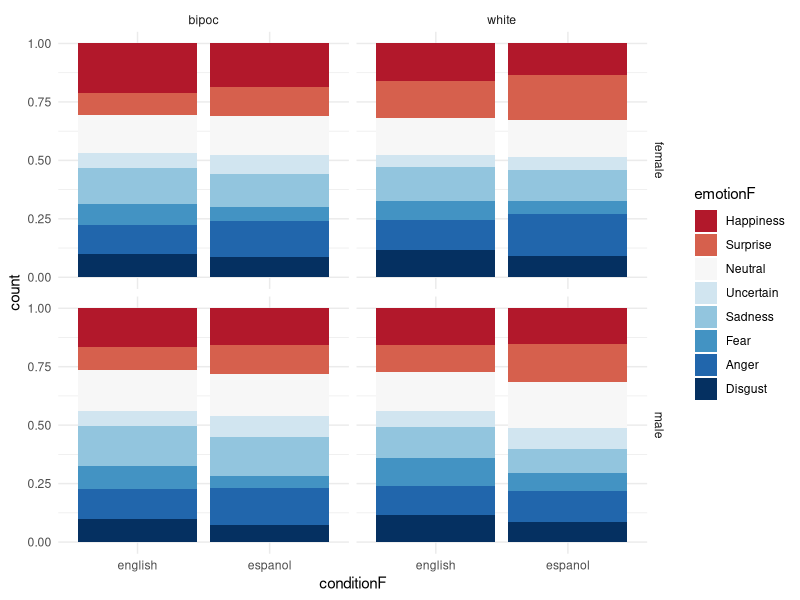
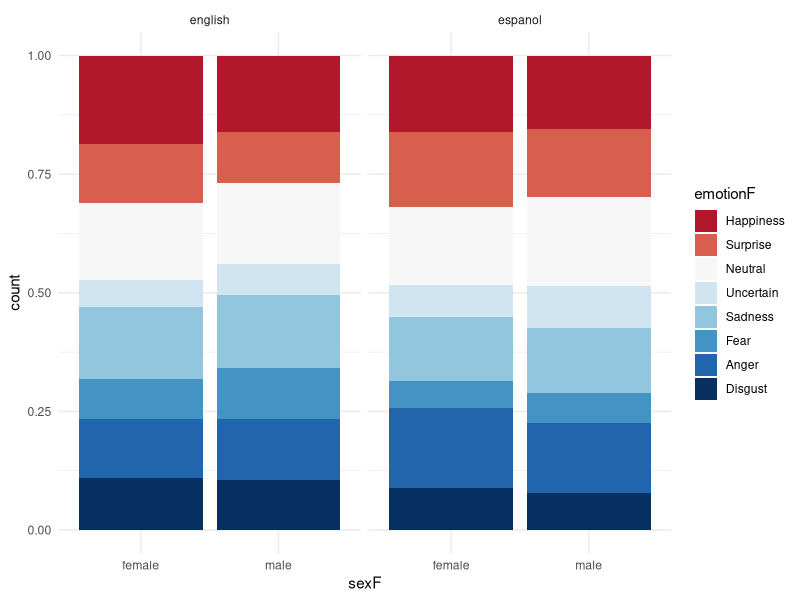
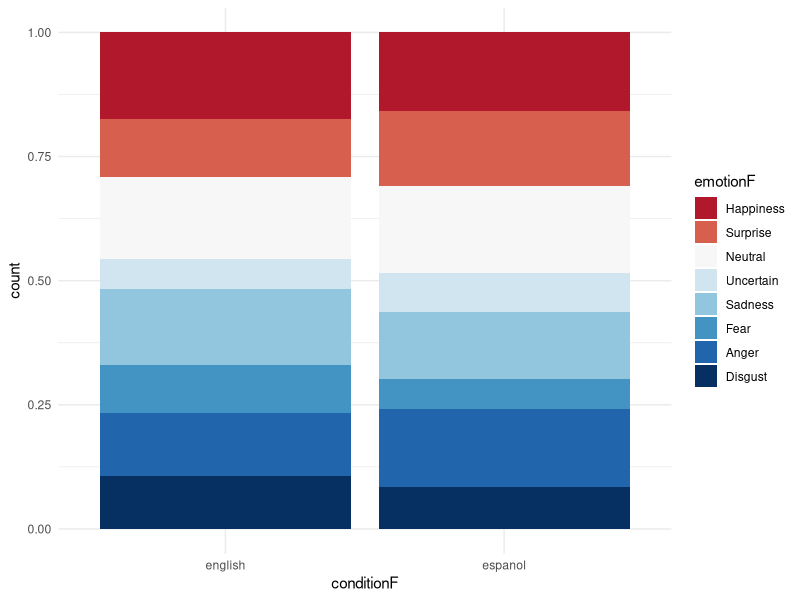

The R source for these figures, in order:
library(tidyverse)
library(ordinal)
library("RColorBrewer")


df_students = read_csv("../clean_data/forced_choice_emotion_uw_students_long_format_lmer.csv")
df_mturk_en = read_csv("../clean_data_mturk/forced_choice_emotion_mturk_long_format_lmer.csv")
df_mturk_esp = read_csv("../clean_data_mturk_espanol/forced_choice_emotion_mturk_long_format_lmer_espanol.csv")  


#####################################
#####################################

# join dataframes for lmer

#####################################
#####################################

df_students$condition <- 'english'
df_mturk_en$condition <- 'english'
df_mturk_esp$condition <- 'espanol'

# language Condition centered
df_students$conditionC <- -0.5
df_mturk_en$conditionC <- -0.5
df_mturk_esp$conditionC <- 0.5

# mturk samples comparison
df <- rbind(df_mturk_en, df_mturk_esp)

# drop "Other" to break tie with "Neutral" and keep ordinal variable
df <- subset(df, emotion!="Other")


table(df$emotion)
table(df$conditionC)

#####################################
#####################################

# prepare data for ordinal lmer

#####################################
#####################################

# filter(df, sentimentScore == "-0.4404")

df$emotionF <- factor(df$emotion,
                      order = TRUE, 
                      levels =c('Disgust', 'Anger', 'Fear', 'Sadness', 'Uncertain', 'Neutral', 'Surprise', 'Happiness'))


df$participantIdF <- as.factor(df$participantId)
df$ethnicityF <- as.factor(df$ethnicity)
df$sexF <- as.factor(df$sex)
df$conditionF <- as.factor(df$condition)


table(df$participantIdF)
table(df$ethnicityF)
table(df$sexF)
table(df$conditionF)

str(df)
df <- na.omit(df)
dim(df)

#####################################
#####################################

# minimal plots 

#####################################
#####################################
# 
# display.brewer.pal(n = 10, name = "RdBu")
# brewer.pal(n = 10, name = "RdBu")
#  "#67001F" "#B2182B" "#D6604D" "#F4A582" "#FDDBC7" "#D1E5F0" "#92C5DE" "#4393C3" "#2166AC" "#053061"

RdBu8Alter <- c("#B2182B", "#D6604D", "#F7F7F7", "#D1E5F0", "#92C5DE", "#4393C3", "#2166AC", "#053061")

## chart for 3-way interaction SEX x ETHNICITY X CONDITION  

df %>% mutate(emotionF = ordered(emotionF, levels=rev(levels(emotionF)))) %>% ggplot( aes(x = conditionF, fill = emotionF)) + 
        geom_bar(position = "fill") +
        facet_grid(sexF~ethnicityF) + 
        scale_fill_manual(values = RdBu8Alter) + 
        theme_minimal()

## chart for 2-way interaction SEX x CONDITION  

df %>% mutate(emotionF = ordered(emotionF, levels=rev(levels(emotionF)))) %>% ggplot( aes(x = sexF, fill = emotionF)) + 
  geom_bar(position = "fill") +
  facet_grid(. ~conditionF) + 
  scale_fill_manual(values = RdBu8Alter) + 
  theme_minimal()


## chart for effect of condition

df %>% mutate(emotionF = ordered(emotionF, levels=rev(levels(emotionF)))) %>% ggplot( aes(x = conditionF, fill = emotionF)) + 
  geom_bar(position = "fill") +
  scale_fill_manual(values = RdBu8Alter) + 
  theme_minimal()



aggregate(x = df$sentimentScore,                # Specify data column
          by = list(df$sex),                    # Specify group indicator
          FUN = mean)                           # Specify function (i.e. mean)

# 
# 1  female -0.1245115
# 2    male -0.1442889

aggregate(x = df$sentimentScore,                # Specify data column
          by = list(df$ethnicity),              # Specify group indicator
          FUN = mean)                           # Specify function (i.e. mean)
# 
# 1   bipoc -0.1338941
# 2   white -0.1348134

#####################################
#####################################

# fit lmer with ordinal approach

#####################################
#####################################

# control= clm2.control(innerCtrl="noWarn")

ord_m1 <- clmm2(
  emotionF ~ 1 + sexC*ethnicityC*conditionC + (1 + sexC*ethnicityC|participantId), 
  data=df, 
  Hess = TRUE)

ord_m2 <- clm(
  emotionF ~ 1 + sexC*ethnicityC*conditionC + (1 + sexC*ethnicityC|participantId), 
  data=df, 
  Hess = TRUE)
#######
# summary significant results
summary(ord_m1)
summary(ord_m2)


# ConditionC beta = 0.083, p-value = 0.004
# indicates spanish-speaking participants rate pictures more positively; more likely to rate in more positive categories

# sexC:conditionC beta= 0.157, p-value = 0.006
# indicates that male pictures are more likely to be rated in more positive catgories

#######
# Get odds ratio for coefficients
exp(coef(ord_m1))


#######
## The odds ratio of *emotion* being rated in category j or above (OR(Y>j)) 

######
## sex ** NOT significant 
# logit = coef(ord_m1)[9]
# 
# exp(logit) # odds ratio 
# plogis(logit) # probability

# odds ratio of *emotion* being rated in category j or above at photo=male relative to photo=female is 0.9663773 
# probability of *emotion* being rated in category j or above at photo=male relative to photo=female is 0.493809

############
## ethnicity** NOT significant

logit = coef(ord_m1)[10]

exp(logit) # odds ratio 
plogis(logit) # probability

# odds ratio of *emotion* being rated in category j or above at photo=white relative to photo=poc is 1.086546 
# probability of *emotion* being rated in category j or above at ethnicity=white relative to ethnicity=POC is 0.520739

###########
# condition

logit = coef(ord_m1)[11]

exp(logit) # odds ratio 
plogis(logit)

# odds ratio of *emotion* being rated in category j or above at condition=espanol relative to photo=english is 1.091477
# probability of *emotion* being rated in category j or above at condition=espanol relative to photo=english is 0.5234118


###########
# sex X condition: 
# whether the effect of "sex" for the Spanish-survey is reliably different from the same effect for the English-survey


logit = coef(ord_m1)[12]

exp(logit) # odds ratio 
plogis(logit)

# odds ratio of *emotion* being rated in category j or above at [] relative to [] is 1.17081
# probability of *emotion* being rated in category j or above at [] relative to [] is 0.5393425 


###############################
###############################
# checking assumptions
##############################
##############################

#######
# Multicolinearity
library(stats)

chisq.test(df$sexF, df$ethnicityF, correct=FALSE)
# X-squared = 0.005297, df = 1, p-value = 0.942
chisq.test(df$sexF, df$conditionF, correct=FALSE)
# X-squared = 0.062296, df = 1, p-value = 0.8029
chisq.test(df$ethnicityF, df$conditionF, correct=FALSE)
# X-squared = 0.036023, df = 1, p-value = 0.8495

##########
#  proportional odds assumption

nominal_test(ord_m2)

# Tests of nominal effects
# 
# formula: emotionF ~ 1 + sexC * ethnicityC * conditionC + (1 + sexC * ethnicityC | participantId)
#                                       Df logLik   AIC     LRT  Pr(>Chi)    
# <none>                                   -30907 61842                      
# sexC                                   6 -30887 61813  40.272 4.028e-07 ***
# ethnicityC                             6 -30849 61739 115.130 < 2.2e-16 ***
# conditionC                             6 -30830 61700 153.763 < 2.2e-16 ***
# sexC:ethnicityC                        6 -30876 61793  60.841 3.037e-11 ***
# sexC:conditionC                        6 -30904 61848   5.596    0.4699    
# ethnicityC:conditionC                  6 -30905 61849   4.649    0.5896    
# sexC:ethnicityC:conditionC             6 -30904 61848   5.306    0.5052  

# scale_test(ord_m2)

# assumptions are meet for the most part: all main effects + sex*ethnicity interaction
